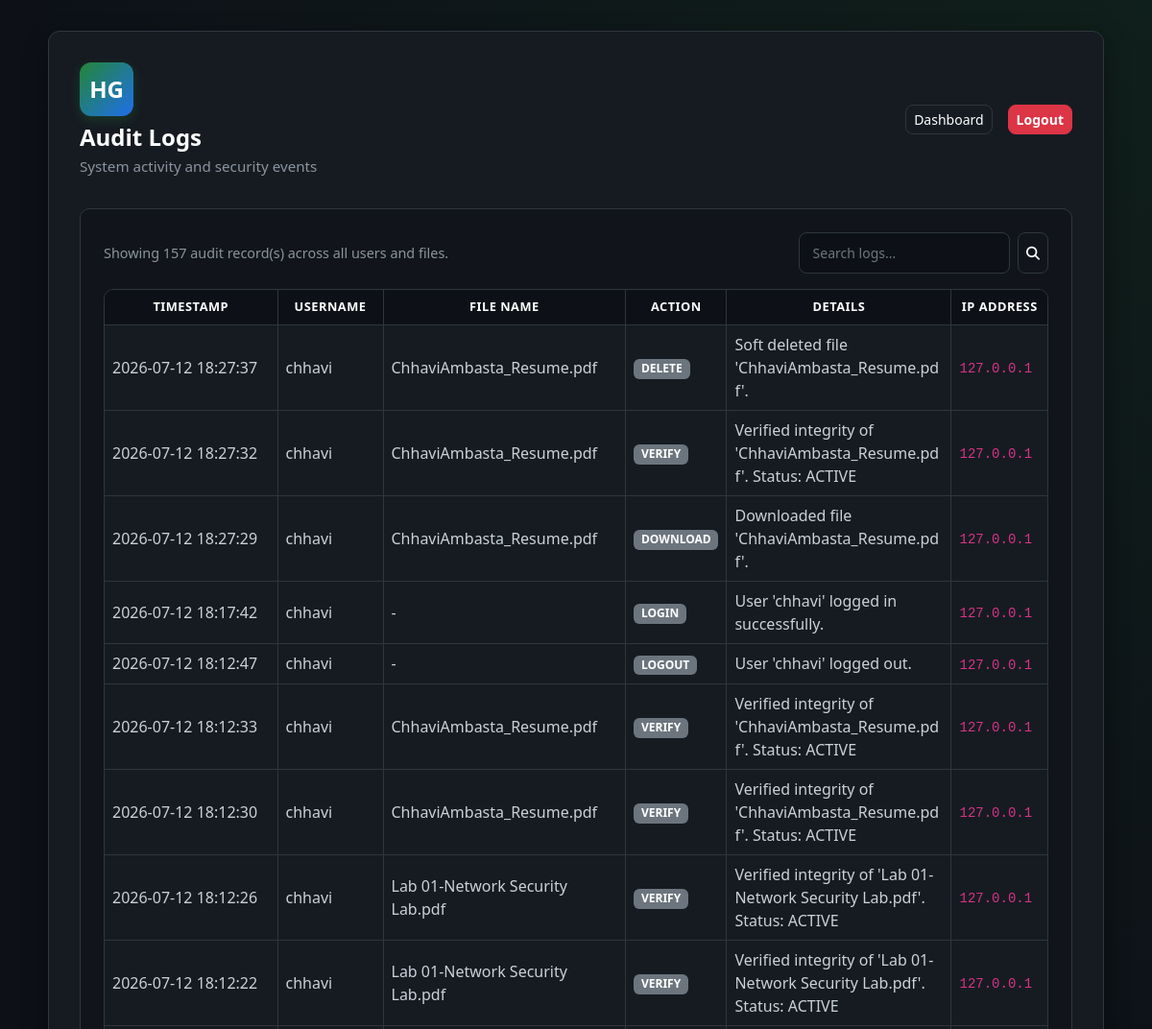
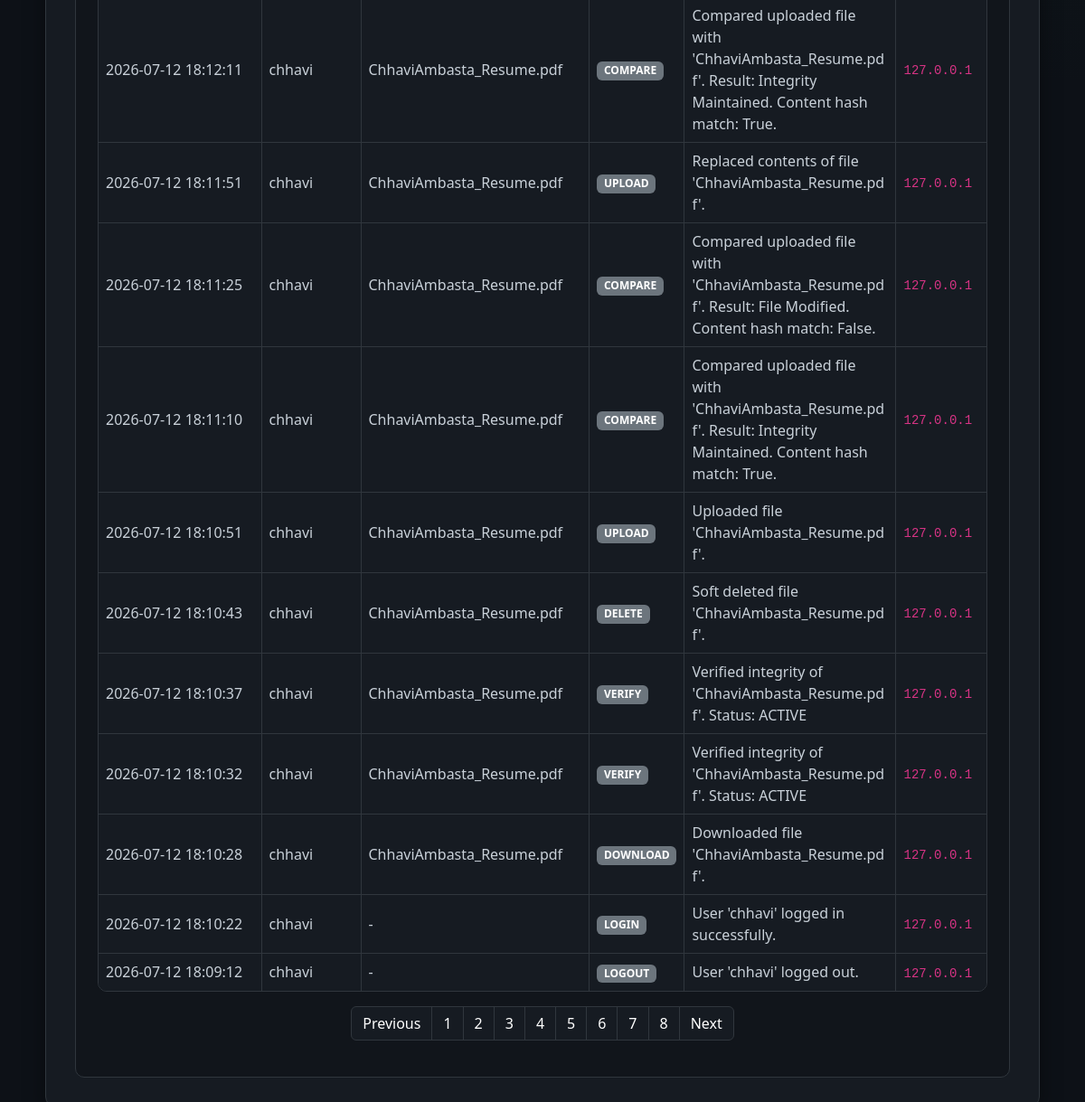
The page /audit-logs (signed in) on the database its author committed (2 pictures, top to bottom).
### tables this page shows
CREATE TABLE audit_logs (
    id INTEGER PRIMARY KEY AUTOINCREMENT,
    user_id INTEGER,
    file_id INTEGER,
    action TEXT NOT NULL,
    details TEXT,
    ip_address TEXT,
    timestamp TIMESTAMP DEFAULT CURRENT_TIMESTAMP,
    FOREIGN KEY (user_id) REFERENCES users(id),
    FOREIGN KEY (file_id) REFERENCES files(id)
);

CREATE TABLE users (
    id INTEGER PRIMARY KEY AUTOINCREMENT,
    username TEXT NOT NULL UNIQUE,
    email TEXT NOT NULL UNIQUE,
    password_hash TEXT NOT NULL,
    created_at TIMESTAMP DEFAULT CURRENT_TIMESTAMP
, security_question TEXT NOT NULL DEFAULT 'q1', security_answer_hash TEXT NOT NULL DEFAULT '', email_verified INTEGER NOT NULL DEFAULT 0, last_login TIMESTAMP, account_status TEXT NOT NULL DEFAULT 'ACTIVE', failed_attempts INTEGER NOT NULL DEFAULT 0, locked_until TIMESTAMP);

CREATE TABLE files (
    id INTEGER PRIMARY KEY AUTOINCREMENT,
    owner_id INTEGER NOT NULL,
    original_filename TEXT NOT NULL,
    stored_filename TEXT NOT NULL,
    file_extension TEXT NOT NULL,
    file_size INTEGER NOT NULL,
    mime_type TEXT NOT NULL,
    sha256_hash TEXT NOT NULL,
    upload_time TIMESTAMP DEFAULT CURRENT_TIMESTAMP,
    last_verified TIMESTAMP,
    status TEXT NOT NULL DEFAULT 'ACTIVE',
    is_deleted INTEGER NOT NULL DEFAULT 0, content_hash TEXT,
    FOREIGN KEY (owner_id) REFERENCES users(id)
);

### app.py (the view, shortened to what this page needs)
@app.route("/audit-logs")
@login_required
def audit_logs():
    conn = get_db_connection()
    try:
        search = request.args.get("search", "").strip()
        page = request.args.get("page", 1, type=int)
        per_page = 20
        offset = (page - 1) * per_page
        base_query = """
            SELECT a.id, a.timestamp, a.action, a.details, a.ip_address,
                   u.username, f.original_filename
            FROM audit_logs a
            LEFT JOIN users u ON a.user_id = u.id
            LEFT JOIN files f ON a.file_id = f.id
        """
        count_query = """
            SELECT COUNT(*) as total
            FROM audit_logs a
            LEFT JOIN users u ON a.user_id = u.id
            LEFT JOIN files f ON a.file_id = f.id
        """
        params = []
        base_query += " ORDER BY a.timestamp DESC LIMIT ? OFFSET ?"
        total_row = conn.execute(count_query, params).fetchone()
        total = total_row["total"] if total_row else 0
        total_pages = max(1, (total + per_page - 1) // per_page)
        logs = conn.execute(base_query, params + [per_page, offset]).fetchall()
    finally:
        conn.close()
    return render_template(
        "audit_logs.html",
        username=session.get("username"),
        logs=logs,
        search=search,
        page=page,
        total_pages=total_pages,
        total=total,
    )

### app.py (called while the page is built)
def get_db_connection():
    conn = sqlite3.connect(DATABASE_PATH)
    conn.row_factory = sqlite3.Row
    return conn

def utc_now():
    return datetime.utcnow()

def login_required(view_func):
    @wraps(view_func)
    def wrapped_view(*args, **kwargs):
        if "user_id" not in session:
            flash("Please log in to access the dashboard.", "warning")
            return redirect(url_for("login"))
        last_activity = session.get("last_activity")
        if last_activity and (utc_now().timestamp() - last_activity) > SESSION_TIMEOUT_SECONDS:
            session.clear()
            flash("Your session has expired due to inactivity. Please log in again.", "warning")
            return redirect(url_for("login"))
        session["last_activity"] = utc_now().timestamp()
        return view_func(*args, **kwargs)
    return wrapped_view

@app.context_processor
def inject_notifications():
    if "user_id" in session:
        conn = get_db_connection()
        try:
            notifications_list = conn.execute(
                """
                SELECT * FROM notifications
                WHERE user_id = ?
                ORDER BY created_at DESC
                LIMIT 8
                """,
                (session["user_id"],),
            ).fetchall()
            unread_count = conn.execute(
                "SELECT COUNT(*) FROM notifications WHERE user_id = ? AND is_read = 0",
                (session["user_id"],),
            ).fetchone()[0]
        finally:
            conn.close()
        return {
            "notifications": notifications_list,
            "unread_notifications_count": unread_count,
        }
    return {
        "notifications": [],
        "unread_notifications_count": 0,
    }

### templates/audit_logs.html (shortened to what this page needs)
<!DOCTYPE html>
<html lang="en">
<head>
    <link href="https://cdn.jsdelivr.net/npm/bootstrap@5.3.3/dist/css/bootstrap.min.css" rel="stylesheet">
    <link rel="stylesheet" href="https://cdnjs.cloudflare.com/ajax/libs/font-awesome/6.4.0/css/all.min.css">
    <link rel="stylesheet" href="{{ url_for('static', filename='css/style.css') }}">
</head>
<body>
    <div class="dashboard-wrapper">
        <div class="container dashboard-container">
            <div class="dashboard-card dashboard-card-wide mx-auto">
                <div class="dashboard-header">
                    <div>
                        <div class="brand-logo mb-2">HG</div>
                        <h1 class="welcome-text">Audit Logs</h1>
                        <p class="welcome-subtext">System activity and security events</p>
                    </div>
                    <div class="dashboard-actions d-flex align-items-center">
                        <a href="{{ url_for('dashboard') }}" class="btn btn-outline-light btn-sm me-2">Dashboard</a>
                        <a href="{{ url_for('logout') }}" class="btn btn-danger btn-sm">Logout</a>
                    </div>
                </div>
                <section class="dashboard-section">
                    <div class="d-flex justify-content-between align-items-center mb-3">
                        <p class="section-description mb-0">
                            Showing {{ total }} audit record(s) across all users and files.
                        </p>
                        <form action="{{ url_for('audit_logs') }}" method="GET" class="d-flex" role="search">
                            <input type="text" name="search" class="form-control form-control-sm me-2" placeholder="Search logs..." value="{{ search }}" style="width: 220px; background-color: var(--bg-primary); color: var(--text-primary); border-color: var(--border-color);">
                            <button type="submit" class="btn btn-outline-light btn-sm">
                                <i class="fa-solid fa-search"></i>
                            </button>
                        </form>
                    </div>
                    {% if logs %}
                        <div class="table-responsive files-table-wrapper">
                            <table class="table files-table align-middle">
                                <thead>
                                    <tr>
                                        <th>Timestamp</th>
                                        <th>Username</th>
                                        <th>File Name</th>
                                        <th>Action</th>
                                        <th>Details</th>
                                        <th>IP Address</th>
                                    </tr>
                                </thead>
                                <tbody>
                                    {% for log in logs %}
                                        <tr>
                                            <td style="white-space: nowrap;">{{ log.timestamp }}</td>
                                            <td>{{ log.username or 'System' }}</td>
                                            <td>{{ log.original_filename or '-' }}</td>
                                            <td><span class="badge bg-secondary">{{ log.action }}</span></td>
                                            <td style="max-width: 300px; word-break: break-word;">{{ log.details or '-' }}</td>
                                            <td><code>{{ log.ip_address or '-' }}</code></td>
                                        </tr>
                                    {% endfor %}
                                </tbody>
                            </table>
                        </div>
                        {% if total_pages > 1 %}
                            <nav aria-label="Audit log pagination" class="mt-3">
                                <ul class="pagination justify-content-center">
                                    <li class="page-item {% if page <= 1 %}disabled{% endif %}">
                                        <a class="page-link" href="{{ url_for('audit_logs', page=page-1, search=search) }}" style="background-color: var(--bg-card); border-color: var(--border-color); color: var(--text-primary);">Previous</a>
                                    </li>
                                    {% for p in range(1, total_pages + 1) %}
                                        <li class="page-item {% if p == page %}active{% endif %}">
                                            <a class="page-link" href="{{ url_for('audit_logs', page=p, search=search) }}" style="background-color: var(--bg-card); border-color: var(--border-color); color: var(--text-primary);">{{ p }}</a>
                                        </li>
                                    {% endfor %}
                                    <li class="page-item {% if page >= total_pages %}disabled{% endif %}">
                                        <a class="page-link" href="{{ url_for('audit_logs', page=page+1, search=search) }}" style="background-color: var(--bg-card); border-color: var(--border-color); color: var(--text-primary);">Next</a>
                                    </li>
                                </ul>
                            </nav>
                        {% endif %}
                    {% else %}
                        <div class="empty-state mt-3">
                            <p class="mb-0">No audit logs found.</p>
                        </div>
                    {% endif %}
                </section>
            </div>
        </div>
    </div>
</body>
</html>

### static/css/style.css (style rules this page uses)
:root { --bg-primary: #0D1117; --bg-card: #161B22; --accent: #238636; --accent-hover: #2ea043; --text-primary: #FFFFFF; --text-muted: #8B949E; --border-color: #30363D; --danger: #DA3633; --warning: #D29922; --info: #58A6FF; }
* { box-sizing: border-box; }
body { background-color: var(--bg-primary); color: var(--text-primary); font-family: "Segoe UI", Tahoma, Geneva, Verdana, sans-serif; min-height: 100vh; }
.auth-card, .dashboard-card { background-color: var(--bg-card); border: 1px solid var(--border-color); border-radius: 12px; box-shadow: 0 8px 24px rgba(0, 0, 0, 0.4); width: 100%; max-width: 440px; padding: 2rem; }
.dashboard-card { max-width: 720px; }
.dashboard-card-wide { max-width: 1100px; }
.dashboard-container { max-width: 1200px; }
.brand-logo { width: 56px; height: 56px; background: linear-gradient(135deg, var(--accent), #1f6feb); border-radius: 12px; display: inline-flex; align-items: center; justify-content: center; font-size: 1.5rem; font-weight: 700; margin-bottom: 0.75rem; box-shadow: 0 4px 12px rgba(35, 134, 54, 0.3); }
.form-control { background-color: var(--bg-primary); border: 1px solid var(--border-color); color: var(--text-primary); border-radius: 8px; padding: 0.65rem 0.85rem; transition: border-color 0.2s ease, box-shadow 0.2s ease; }
.form-control::placeholder { color: #6E7681; }
.btn-outline-light { border-radius: 8px; border-color: var(--border-color); color: var(--text-primary); font-weight: 500; }
.btn-danger { border-radius: 8px; font-weight: 600; }
.dashboard-wrapper { min-height: 100vh; padding: 2rem 1rem; background: radial-gradient(circle at top right, rgba(35, 134, 54, 0.12), transparent 45%), var(--bg-primary); }
.dashboard-header { display: flex; align-items: center; justify-content: space-between; margin-bottom: 2rem; flex-wrap: wrap; gap: 1rem; }
.welcome-text { font-size: 1.5rem; font-weight: 600; margin-bottom: 0.25rem; }
.welcome-subtext { color: var(--text-muted); font-size: 0.95rem; margin-bottom: 0; }
.dashboard-section { background-color: rgba(13, 17, 23, 0.55); border: 1px solid var(--border-color); border-radius: 10px; padding: 1.5rem; }
.section-description { color: var(--text-muted); font-size: 0.9rem; margin-bottom: 1rem; }
.dashboard-actions { display: flex; gap: 0.5rem; flex-wrap: wrap; }
.files-table-wrapper { border: 1px solid var(--border-color); border-radius: 10px; overflow: hidden; }
.files-table { table-layout: auto; margin-bottom: 0; color: var(--text-primary); }
.files-table.table > thead > tr > th { background-color: var(--bg-primary); border-bottom: 1px solid var(--border-color); color: #ffffff; font-size: 0.8rem; font-weight: bold; text-transform: uppercase; letter-spacing: 0.04em; text-align: center; vertical-align: middle; }
.files-table.table > tbody > tr > td { background-color: var(--bg-card); border-bottom: 1px solid var(--border-color); border-right: 1px solid var(--border-color); vertical-align: middle; color: #C9D1D9; transition: background-color 0.25s ease; }
.files-table.table > tbody > tr:last-child > td { border-bottom: none; }
.files-table.table > thead > tr > th, .files-table.table > tbody > tr > td { border-right: 1px solid var(--border-color); }
.files-table.table > thead > tr > th:last-child, .files-table.table > tbody > tr > td:last-child { border-right: none; }
.files-table.table > thead > tr > th:nth-child(1), .files-table.table > tbody > tr > td:nth-child(1) { min-width: 180px; max-width: 280px; }
.files-table.table > thead > tr > th:nth-child(2) { min-width: 110px; }
.files-table.table > tbody > tr > td:nth-child(2) { min-width: 80px; }
.files-table.table > thead > tr > th:nth-child(3) { min-width: 110px; }
.files-table.table > tbody > tr > td:nth-child(3) { min-width: 80px; }
.files-table.table > thead > tr > th:nth-child(4), .files-table.table > tbody > tr > td:nth-child(4) { min-width: 35px; }
.files-table.table > thead > tr > th:nth-child(5), .files-table.table > tbody > tr > td:nth-child(5) { min-width: 45px; }
.files-table.table > thead > tr > th:nth-child(6), .files-table.table > tbody > tr > td:nth-child(6) { min-width: 100px; }

### rows shown on the page
audit_logs: timestamp "2026-07-12 18:27:37", username "chhavi", original_filename "ChhaviAmbasta_Resume.pdf", action "DELETE", details "Soft deleted file 'ChhaviAmbasta_Resume.pdf'.", ip_address "127.0.0.1"
audit_logs: timestamp "2026-07-12 18:27:32", username "chhavi", original_filename "ChhaviAmbasta_Resume.pdf", action "VERIFY", details "Verified integrity of 'ChhaviAmbasta_Resume.pdf'. Status: ACTIVE", ip_address "127.0.0.1"
audit_logs: timestamp "2026-07-12 18:27:29", username "chhavi", original_filename "ChhaviAmbasta_Resume.pdf", action "DOWNLOAD", details "Downloaded file 'ChhaviAmbasta_Resume.pdf'.", ip_address "127.0.0.1"
audit_logs: timestamp "2026-07-12 18:17:42", username "chhavi", original_filename "-", action "LOGIN", details "User 'chhavi' logged in successfully.", ip_address "127.0.0.1"
audit_logs: timestamp "2026-07-12 18:12:47", username "chhavi", original_filename "-", action "LOGOUT", details "User 'chhavi' logged out.", ip_address "127.0.0.1"
audit_logs: timestamp "2026-07-12 18:12:33", username "chhavi", original_filename "ChhaviAmbasta_Resume.pdf", action "VERIFY", details "Verified integrity of 'ChhaviAmbasta_Resume.pdf'. Status: ACTIVE", ip_address "127.0.0.1"
audit_logs: timestamp "2026-07-12 18:12:30", username "chhavi", original_filename "ChhaviAmbasta_Resume.pdf", action "VERIFY", details "Verified integrity of 'ChhaviAmbasta_Resume.pdf'. Status: ACTIVE", ip_address "127.0.0.1"
audit_logs: timestamp "2026-07-12 18:12:26", username "chhavi", original_filename "Lab 01-Network Security Lab.pdf", action "VERIFY", details "Verified integrity of 'Lab 01-Network Security Lab.pdf'. Status: ACTIVE", ip_address "127.0.0.1"
audit_logs: timestamp "2026-07-12 18:12:22", username "chhavi", original_filename "Lab 01-Network Security Lab.pdf", action "VERIFY", details "Verified integrity of 'Lab 01-Network Security Lab.pdf'. Status: ACTIVE", ip_address "127.0.0.1"
audit_logs: timestamp "2026-07-12 18:12:11", username "chhavi", original_filename "ChhaviAmbasta_Resume.pdf", action "COMPARE", details "Compared uploaded file with 'ChhaviAmbasta_Resume.pdf'. Result: Integrity Maintained. Content hash match: True.", ip_address "127.0.0.1"
audit_logs: timestamp "2026-07-12 18:11:51", username "chhavi", original_filename "ChhaviAmbasta_Resume.pdf", action "UPLOAD", details "Replaced contents of file 'ChhaviAmbasta_Resume.pdf'.", ip_address "127.0.0.1"
audit_logs: timestamp "2026-07-12 18:11:25", username "chhavi", original_filename "ChhaviAmbasta_Resume.pdf", action "COMPARE", details "Compared uploaded file with 'ChhaviAmbasta_Resume.pdf'. Result: File Modified. Content hash match: False.", ip_address "127.0.0.1"
audit_logs: timestamp "2026-07-12 18:11:10", username "chhavi", original_filename "ChhaviAmbasta_Resume.pdf", action "COMPARE", details "Compared uploaded file with 'ChhaviAmbasta_Resume.pdf'. Result: Integrity Maintained. Content hash match: True.", ip_address "127.0.0.1"
audit_logs: timestamp "2026-07-12 18:10:51", username "chhavi", original_filename "ChhaviAmbasta_Resume.pdf", action "UPLOAD", details "Uploaded file 'ChhaviAmbasta_Resume.pdf'.", ip_address "127.0.0.1"
audit_logs: timestamp "2026-07-12 18:10:43", username "chhavi", original_filename "ChhaviAmbasta_Resume.pdf", action "DELETE", details "Soft deleted file 'ChhaviAmbasta_Resume.pdf'.", ip_address "127.0.0.1"
audit_logs: timestamp "2026-07-12 18:10:37", username "chhavi", original_filename "ChhaviAmbasta_Resume.pdf", action "VERIFY", details "Verified integrity of 'ChhaviAmbasta_Resume.pdf'. Status: ACTIVE", ip_address "127.0.0.1"
audit_logs: timestamp "2026-07-12 18:10:32", username "chhavi", original_filename "ChhaviAmbasta_Resume.pdf", action "VERIFY", details "Verified integrity of 'ChhaviAmbasta_Resume.pdf'. Status: ACTIVE", ip_address "127.0.0.1"
audit_logs: timestamp "2026-07-12 18:10:28", username "chhavi", original_filename "ChhaviAmbasta_Resume.pdf", action "DOWNLOAD", details "Downloaded file 'ChhaviAmbasta_Resume.pdf'.", ip_address "127.0.0.1"
audit_logs: timestamp "2026-07-12 18:10:22", username "chhavi", original_filename "-", action "LOGIN", details "User 'chhavi' logged in successfully.", ip_address "127.0.0.1"
audit_logs: timestamp "2026-07-12 18:09:12", username "chhavi", original_filename "-", action "LOGOUT", details "User 'chhavi' logged out.", ip_address "127.0.0.1"

### other values the page prints
{{ total }} "157"
{{ p }} "1" "2" "3" "4" "5" "6" "7" "8"
